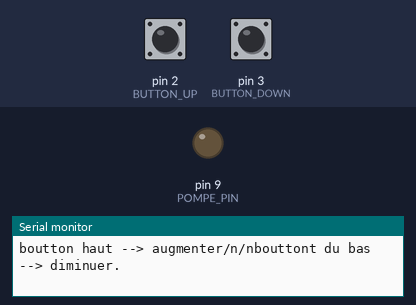
Bench run of a sketch on a simulated Arduino Uno, built with avr-gcc and run on an emulated ATmega328P. On the bench: output pins drawn as LEDs (lit = HIGH), the last lines printed to the serial monitor. The inputs (shaded band) are chosen by the test bench; at power-on: pin 2 (BUTTON_UP) HIGH, pin 3 (BUTTON_DOWN) HIGH.

Above: at 1.2 s.
1.3 s: pin 2 (BUTTON_UP) pulled LOW for 0.15 s
At 2.4 s:
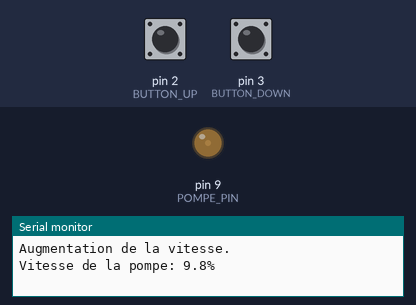
2.9 s: pin 3 (BUTTON_DOWN) pulled LOW for 0.15 s
At 3.6 s:
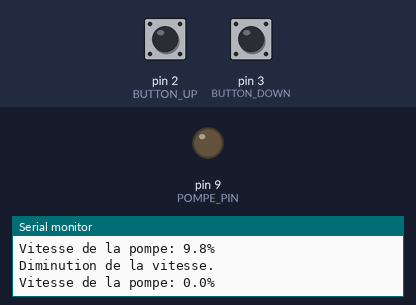
4.5 s: pin 2 (BUTTON_UP) pulled LOW for 1 s
At 4.9 s:
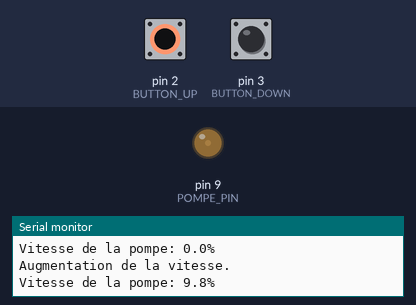
7.0 s: pin 3 (BUTTON_DOWN) pulled LOW for 1 s
At 8.0 s:
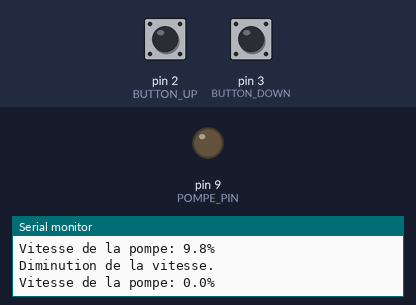
9.5 s: pin 2 (BUTTON_UP) pulsed LOW 5 times (0.12 s each, 0.3 s apart)
At 12.0 s:
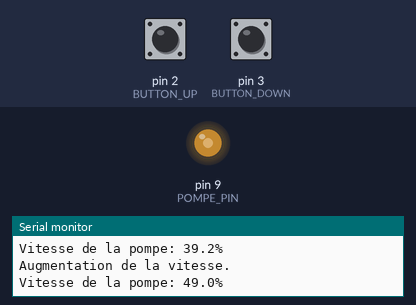
12.5 s: pin 2 (BUTTON_UP) pulled LOW for 0.15 s
At 13.3 s:
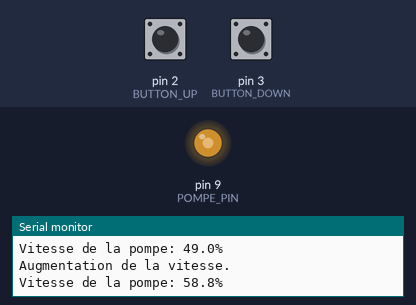
Timing chart, 0 to 15.1 s (numbered marks = the images above; inputs shaded):
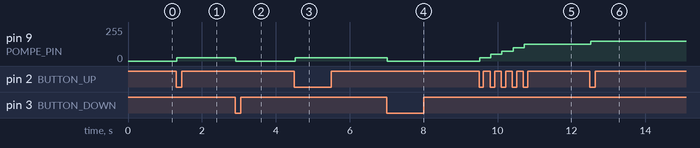

Measured:
- after the input at 1.3 s, pin 9 (POMPE_PIN): 0/255 → 25/255 at once
- after the input at 2.9 s, pin 9 (POMPE_PIN): 25/255 → 0/255 at once
- after the input at 4.5 s, pin 9 (POMPE_PIN): 0/255 → 25/255 at once
- after the input at 7.0 s, pin 9 (POMPE_PIN): 25/255 → 0/255 at once
- after the input at 9.5 s, pin 9 (POMPE_PIN): moves from 0/255 to 125/255 over 1.2 s, starting at once
- after the input at 12.5 s, pin 9 (POMPE_PIN): 125/255 → 150/255 at once

The sketch:

commande_vitesse.ino
```cpp
          /* Ce code est réaliser pour controler la vitesse d'une seul pompe avec 2 boutton avant de lancé
                        le code assurer vous que votre connectique est correcte
              conseil : essayer d'abord d'allumer/eteindre une led avec le code sur Git*/


#define POMPE_PIN 9  // Broche PWM connectée à la gate du MOSFET
#define BUTTON_UP 2   // Bouton pour augmenter le PWM
#define BUTTON_DOWN 3 // Bouton pour diminuer le PWM

const int pwmMax = 255; /* voir le cahier pour l'explication*/
const int pwmMin = 0;
const int pwmStep = 25; // Incrément/décrément de PWM
const unsigned long debounceDelay = 20; // Délai anti-rebond


      /*Le rebond s'est le changement d'état non volontaire du boutton par influance mécanique
                (un effet ressort qui est consideré comme un appuis du boutton) */

int pwmValue = 0; // le systeme commence par PWM = 0
int lastButtonUpState = HIGH;
int lastButtonDownState = HIGH;  //mémorise l'état du boutton pour détecter les changements

unsigned long lastDebounceTimeUp = 0;
unsigned long lastDebounceTimeDown = 0;
bool buttonUpPressed = false;
bool buttonDownPressed = false;

void setup() {
  pinMode(POMPE_PIN, OUTPUT);
  pinMode(BUTTON_UP, INPUT_PULLUP);
  pinMode(BUTTON_DOWN, INPUT_PULLUP);
  Serial.begin(9600);
  Serial.println("boutton haut --> augmenter/n/nbouttont du bas --> diminuer.");
}

// Fonction de gestion du bouton avec debounce
bool buttonPressed(int buttonPin, int &lastButtonState, unsigned long &lastDebounceTime, bool &buttonHandled) {
  int buttonState = digitalRead(buttonPin);

  if (buttonState != lastButtonState) { //millis() compte le temps depuis le moment ou l'arduino est lancé
    lastDebounceTime = millis(); //on mémorise le moment du changement
  }

  if ((millis() - lastDebounceTime) > debounceDelay) { //si le temps écoulé depuis le dernier changement > delay de changement (état stable)
    if (buttonState == LOW && !buttonHandled) {
      buttonHandled = true;
      lastButtonState = buttonState;
      return true;
    }
    if (buttonState == HIGH) {
      buttonHandled = false;
    }
  }

  lastButtonState = buttonState;
  return false;
}

// Fonction pour afficher la vitesse de la pompe
void afficherVitesse() {
  float pourcentage = (pwmValue / 255.0) * 100.0;
  Serial.print("Vitesse de la pompe: ");
  Serial.print(pourcentage, 1); // Affichage avec une décimale
  Serial.println("%");
}

void loop() {
  if (buttonPressed(BUTTON_UP, lastButtonUpState, lastDebounceTimeUp, buttonUpPressed)) {
    pwmValue += pwmStep;
    if (pwmValue > pwmMax) pwmValue = pwmMax;
    analogWrite(POMPE_PIN, pwmValue);
    Serial.println("Augmentation de la vitesse.");
    afficherVitesse();
  }

  if (buttonPressed(BUTTON_DOWN, lastButtonDownState, lastDebounceTimeDown, buttonDownPressed)) {
    pwmValue -= pwmStep;
    if (pwmValue < pwmMin) pwmValue = pwmMin;
    analogWrite(POMPE_PIN, pwmValue);
    Serial.println("Diminution de la vitesse.");
    afficherVitesse();
  }
}
```
